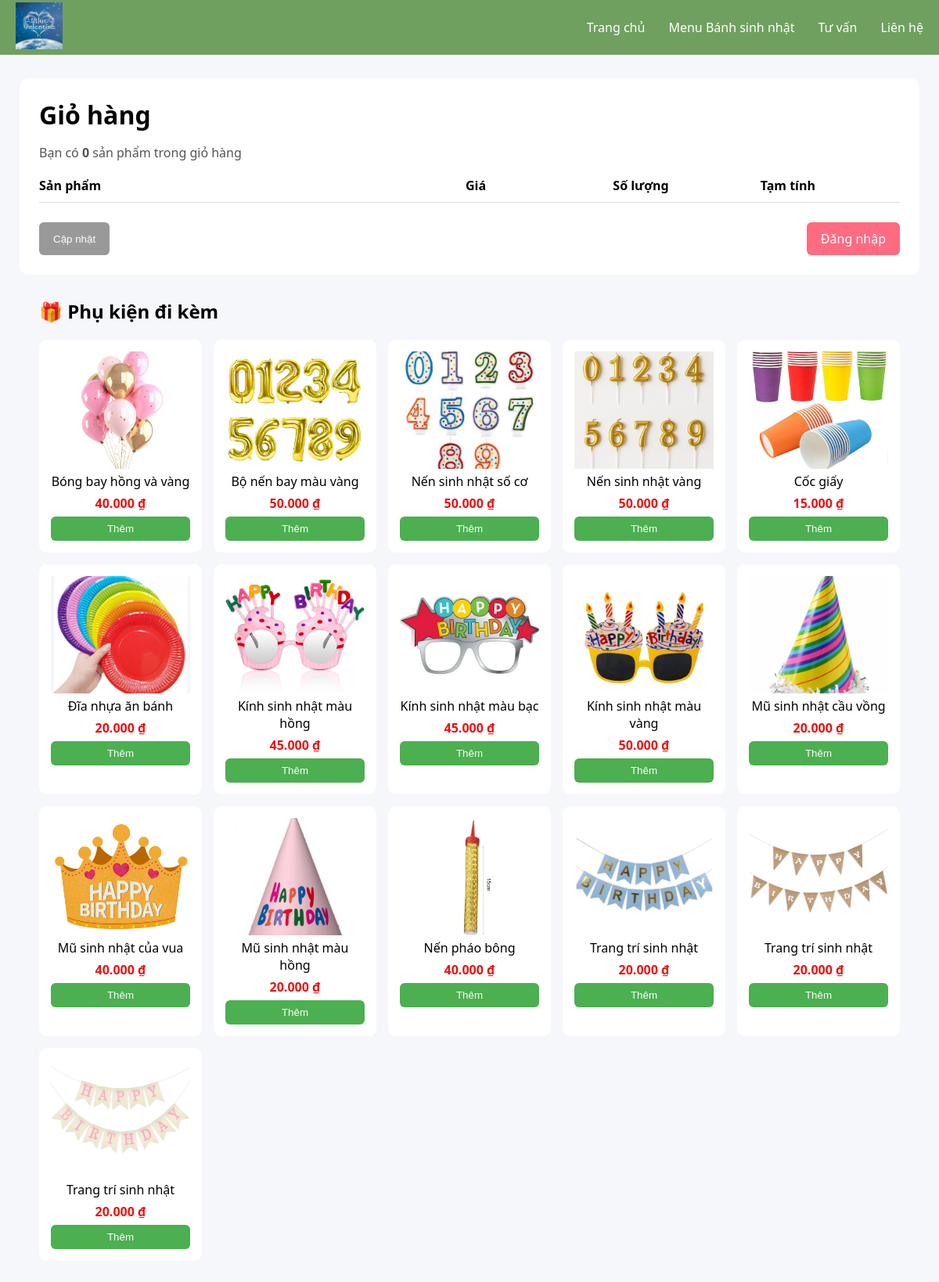
Screenshot of /Home/order with the database file from the repository.
### tables this page shows
CREATE TABLE `tblsanpham` (
  `maLoaiSP` varchar(50) NOT NULL,
  `masp` varchar(20) NOT NULL,
  `tensp` varchar(50) NOT NULL,
  `hinhanh` varchar(50) NOT NULL,
  `soluong` int(11) NOT NULL,
  `mota` varchar(200) NOT NULL,
  `createDate` date NOT NULL
);

### app/Controller.php (called while the page is built, shortened)
<?php
class Controller {
    public function model($model){
        return new $model;
    }
    public function view($view, $data = []){
        extract($data);
        require "./views/" . $view . ".php";
    }
}

### app/App.php (called while the page is built, shortened)
<?php
class App{
    protected $action="Show";
 public function __construct(){
        $arr=array();
        if(isset($_GET["url"])){
            $arr=$this->urlprocess();
        }
        if(isset($arr[0])&& file_exists("./controllers/".$arr[0].".php")){
            unset($arr[0]);
        }
        $this->controller= new $this->controller;
        if(isset($arr[1]) && method_exists($this->controller,$arr[1])){
            $this->action=$arr[1];
        }
        unset($arr[1]);
        $this->param =$arr?array_values($arr):array();
        call_user_func_array(array($this->controller,$this->action),$this->param);
    }
   public function urlprocess(){
        if(isset($_GET["url"])){
           return explode('/', filter_var(trim($_GET["url"],'/')));
        }
        return array();
    }
}

### index.php (called while the page is built, shortened)
<?php
require_once "app/DB.php";
require_once "app/Controller.php";
require_once "app/App.php";
$App = new App();
?>

### app/DB.php (called while the page is built, shortened)
<?php
class DB {
    private $host='localhost';
    private $user='root';
    private $pass='';
    private $dbname='website';
    public function __construct(){
        $this->db=$this->Connect();
    }
    public function Connect(){
        $dsn='mysql:host='.$this->host.';port=3306;dbname='.$this->dbname;
        $pdo=new PDO($dsn,$this->user,$this->pass);
        $pdo->setAttribute(PDO::ATTR_DEFAULT_FETCH_MODE,PDO::FETCH_ASSOC);
        return $pdo;
    }
}

### models/BaseModel.php (called while the page is built, shortened)
<?php
class BaseModel extends DB {
    public function __construct()
    {
        if ($this->db instanceof PDO) {
            $this->db->setAttribute(PDO::ATTR_ERRMODE, PDO::ERRMODE_EXCEPTION);
        } else {
            error_log("❌ BaseModel: \$this->db KHÔNG PHẢI PDO - LỖI KẾT NỐI");
        }
    }
    public function select($sql, $params = []) {
        try {
            $stmt = $this->db->prepare($sql);
            $stmt->execute($params);
            return $stmt->fetchAll(PDO::FETCH_ASSOC);
        } catch (PDOException $e) {
            error_log("Lỗi BaseModel::select(): " . $e->getMessage());
            return [];
        }
    }
}

### views/Font_end/OrderView.php (the view, shortened to what this page needs)
<!DOCTYPE html>
<html lang="vi">
<head>
    <link rel="stylesheet" href="<?= APP_URL ?>/public/css/orderView.css">
</head>
<body>
<header class="site-header">
    <div class="header-container">
        <div class="logo">
            <a href="<?= APP_URL ?>">
                <img src="<?= APP_URL ?>/public/images/logohinhanhquan/LogoWebsite.jpg" alt="Savor Cake">
            </a>
        </div>
        <nav class="main-nav">
            <a href="<?= APP_URL ?>">Trang chủ</a>
            <a href="<?= APP_URL ?>/Home/menu">Menu Bánh sinh nhật</a>
            <a href="<?= APP_URL ?>/Home/advice">Tư vấn</a>
            <a href="<?= APP_URL ?>/Home/contact">Liên hệ</a>
        </nav>
    </div>
</header>
<div class="cart-page">
    <h1 class="cart-title">Giỏ hàng</h1>
    <p class="cart-count">
        Bạn có <strong><?= count($listProductOrder) ?></strong> sản phẩm trong giỏ hàng
    </p>
    <div class="cart-header">
        <div>Sản phẩm</div>
        <div>Giá</div>
        <div>Số lượng</div>
        <div>Tạm tính</div>
    </div>
    <form action="<?= APP_URL ?>/Home/update" method="post">
        <div class="cart-actions">
            <button class="btn-update">Cập nhật</button>
            <?php if (isset($_SESSION['user'])): ?>
                <a href="<?= APP_URL ?>/Home/checkoutInfo" class="btn-order">Đặt hàng</a>
            <?php else: ?>
                <a href="<?= APP_URL ?>/AuthController/ShowLogin" class="btn-order">Đăng nhập</a>
            <?php endif; ?>
        </div>
    </form>
</div>
<?php if (!empty($phuKien)): ?>
<div class="addon-section">
    <h2>🎁 Phụ kiện đi kèm</h2>
    <div class="addon-grid">
        <?php foreach ($phuKien as $pk): ?>
            <div class="addon-card">
                <img src="<?= APP_URL ?>/public/images/<?= htmlspecialchars($pk['hinhanh']) ?>">
                <div class="addon-name"><?= htmlspecialchars($pk['tensp']) ?></div>
                <div class="addon-price">
                    <?= number_format($pk['display_price'], 0, ',', '.') ?> ₫
                </div>
                <button
                    type="button"
                    class="btn-addon"
                    data-id="<?= $pk['masp'] ?>">
                    Thêm
                </button>
            </div>
        <?php endforeach; ?>
    </div>
</div>
<?php endif; ?>
</body>
</html>

### controllers/Home.php (shortened to what this page needs)
<?php
class Home extends Controller{
private function getPhuKienForOrder()
{
    $model = $this->model("AdProducModel");
    $rows = $model->select(
        "SELECT * FROM tblsanpham WHERE maLoaiSP = ? ORDER BY masp DESC",
        ['Phụ kiện']
    );
    return $rows;
}
    public function order()
{
    if (!isset($_SESSION['cart']) || empty($_SESSION['cart'])) {
        $this->view("Font_end/OrderView", [
            "listProductOrder" => [],
            "phuKien" => $this->getPhuKienForOrder()
        ]);
        return;
    }
}
}

### public/css/orderView.css (style rules this page uses)
.site-header { background: #6fa05f; height: 70px; display: flex; align-items: center; }
.header-container { width: 100%; max-width: 1200px; margin: auto; padding: 0 20px; display: flex; align-items: center; justify-content: space-between; }
.logo img { height: 60px; width: 60px; }
.main-nav { display: flex; gap: 30px; }
.main-nav a { color: #fff; text-decoration: none; font-size: 16px; font-weight: 500; }
body { margin: 0; font-family: system-ui, Arial; background: #f6f7fb; }
.cart-page { max-width: 1100px; margin: 30px auto; background: #fff; padding: 25px; border-radius: 12px; }
.cart-title { margin: 0; }
.cart-count { color: #555; margin-bottom: 20px; }
.cart-header, .cart-item { display: grid; grid-template-columns: 3fr 1fr 1fr 1fr; align-items: center; gap: 10px; }
.cart-header { font-weight: 600; border-bottom: 1px solid #ddd; padding-bottom: 10px; }
.cart-actions { display: flex; justify-content: space-between; margin-top: 25px; }
.btn-order, .btn-update { background: #ff6b81; color: #fff; padding: 10px 18px; border-radius: 6px; text-decoration: none; border: none; }
.btn-update { background: #999; }
.addon-section { max-width: 1100px; margin: 30px auto; }
.addon-grid { display: grid; grid-template-columns: repeat(auto-fill, minmax(180px, 1fr)); gap: 15px; }
.addon-card { background: #fff; padding: 15px; border-radius: 10px; text-align: center; }
.addon-card img { width: 100%; height: 150px; object-fit: cover; }
.addon-price { color: #e11; font-weight: 600; margin: 6px 0; }
.btn-addon { background: #4caf50; color: #fff; border: none; padding: 8px; width: 100%; border-radius: 6px; }

### rows the page displays
tblsanpham: hinhanh (picture), tensp "Bóng bay hồng và vàng", display_price "40.000"
tblsanpham: hinhanh (picture), tensp "Bộ nến bay màu vàng", display_price "50.000"
tblsanpham: hinhanh (picture), tensp "Nến sinh nhật số cơ", display_price "50.000"
tblsanpham: hinhanh (picture), tensp "Nến sinh nhật vàng", display_price "50.000"
tblsanpham: hinhanh (picture), tensp "Cốc giấy", display_price "15.000"
tblsanpham: hinhanh (picture), tensp "Đĩa nhựa ăn bánh", display_price "20.000"
tblsanpham: hinhanh (picture), tensp "Kính sinh nhật màu hồng", display_price "45.000"
tblsanpham: hinhanh (picture), tensp "Kính sinh nhật màu bạc", display_price "45.000"
tblsanpham: hinhanh (picture), tensp "Kính sinh nhật màu vàng", display_price "50.000"
tblsanpham: hinhanh (picture), tensp "Mũ sinh nhật cầu vồng", display_price "20.000"
tblsanpham: hinhanh (picture), tensp "Mũ sinh nhật của vua", display_price "40.000"
tblsanpham: hinhanh (picture), tensp "Mũ sinh nhật màu hồng", display_price "20.000"
tblsanpham: hinhanh (picture), tensp "Nến pháo bông", display_price "40.000"
tblsanpham: hinhanh (picture), tensp "Trang trí sinh nhật", display_price "20.000"
tblsanpham: hinhanh (picture), tensp "Trang trí sinh nhật", display_price "20.000"
tblsanpham: hinhanh (picture), tensp "Trang trí sinh nhật", display_price "20.000"

### other values shown
count($listProductOrder) "0"
